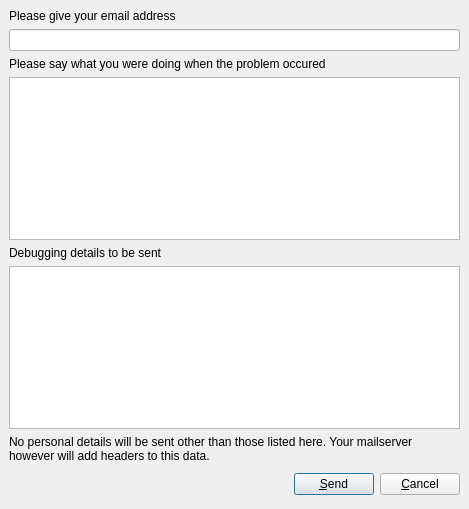
<ui version="4.0" >
 <author></author>
 <comment></comment>
 <exportmacro></exportmacro>
 <class>ExceptSendDialog</class>
 <widget class="QDialog" name="ExceptSendDialog" >
  <property name="geometry" >
   <rect>
    <x>0</x>
    <y>0</y>
    <width>469</width>
    <height>509</height>
   </rect>
  </property>
  <property name="windowTitle" >
   <string>Send problem - Veusz</string>
  </property>
  <layout class="QVBoxLayout" >
   <property name="margin" >
    <number>9</number>
   </property>
   <property name="spacing" >
    <number>6</number>
   </property>
   <item>
    <widget class="QLabel" name="label" >
     <property name="text" >
      <string>Please give your email address</string>
     </property>
    </widget>
   </item>
   <item>
    <widget class="QLineEdit" name="emailedit" />
   </item>
   <item>
    <widget class="QLabel" name="label_2" >
     <property name="text" >
      <string>Please say what you were doing when the problem occured</string>
     </property>
    </widget>
   </item>
   <item>
    <widget class="QTextEdit" name="detailsedit" />
   </item>
   <item>
    <widget class="QLabel" name="label_3" >
     <property name="text" >
      <string>Debugging details to be sent</string>
     </property>
    </widget>
   </item>
   <item>
    <widget class="QTextEdit" name="detailstosend" >
     <property name="readOnly" >
      <bool>true</bool>
     </property>
    </widget>
   </item>
   <item>
    <widget class="QLabel" name="label_4" >
     <property name="text" >
      <string>No personal details will be sent other than those listed here. Your mailserver however will add headers to this data.</string>
     </property>
     <property name="wordWrap" >
      <bool>true</bool>
     </property>
    </widget>
   </item>
   <item>
    <layout class="QHBoxLayout" >
     <property name="margin" >
      <number>0</number>
     </property>
     <property name="spacing" >
      <number>6</number>
     </property>
     <item>
      <spacer>
       <property name="orientation" >
        <enum>Qt::Horizontal</enum>
       </property>
       <property name="sizeHint" >
        <size>
         <width>131</width>
         <height>31</height>
        </size>
       </property>
      </spacer>
     </item>
     <item>
      <widget class="QPushButton" name="okButton" >
       <property name="text" >
        <string>&amp;Send</string>
       </property>
      </widget>
     </item>
     <item>
      <widget class="QPushButton" name="cancelButton" >
       <property name="text" >
        <string>&amp;Cancel</string>
       </property>
      </widget>
     </item>
    </layout>
   </item>
  </layout>
 </widget>
 <pixmapfunction></pixmapfunction>
 <resources/>
 <connections>
  <connection>
   <sender>okButton</sender>
   <signal>clicked()</signal>
   <receiver>ExceptSendDialog</receiver>
   <slot>accept()</slot>
   <hints>
    <hint type="sourcelabel" >
     <x>278</x>
     <y>253</y>
    </hint>
    <hint type="destinationlabel" >
     <x>96</x>
     <y>254</y>
    </hint>
   </hints>
  </connection>
  <connection>
   <sender>cancelButton</sender>
   <signal>clicked()</signal>
   <receiver>ExceptSendDialog</receiver>
   <slot>reject()</slot>
   <hints>
    <hint type="sourcelabel" >
     <x>369</x>
     <y>253</y>
    </hint>
    <hint type="destinationlabel" >
     <x>179</x>
     <y>282</y>
    </hint>
   </hints>
  </connection>
 </connections>
</ui>
